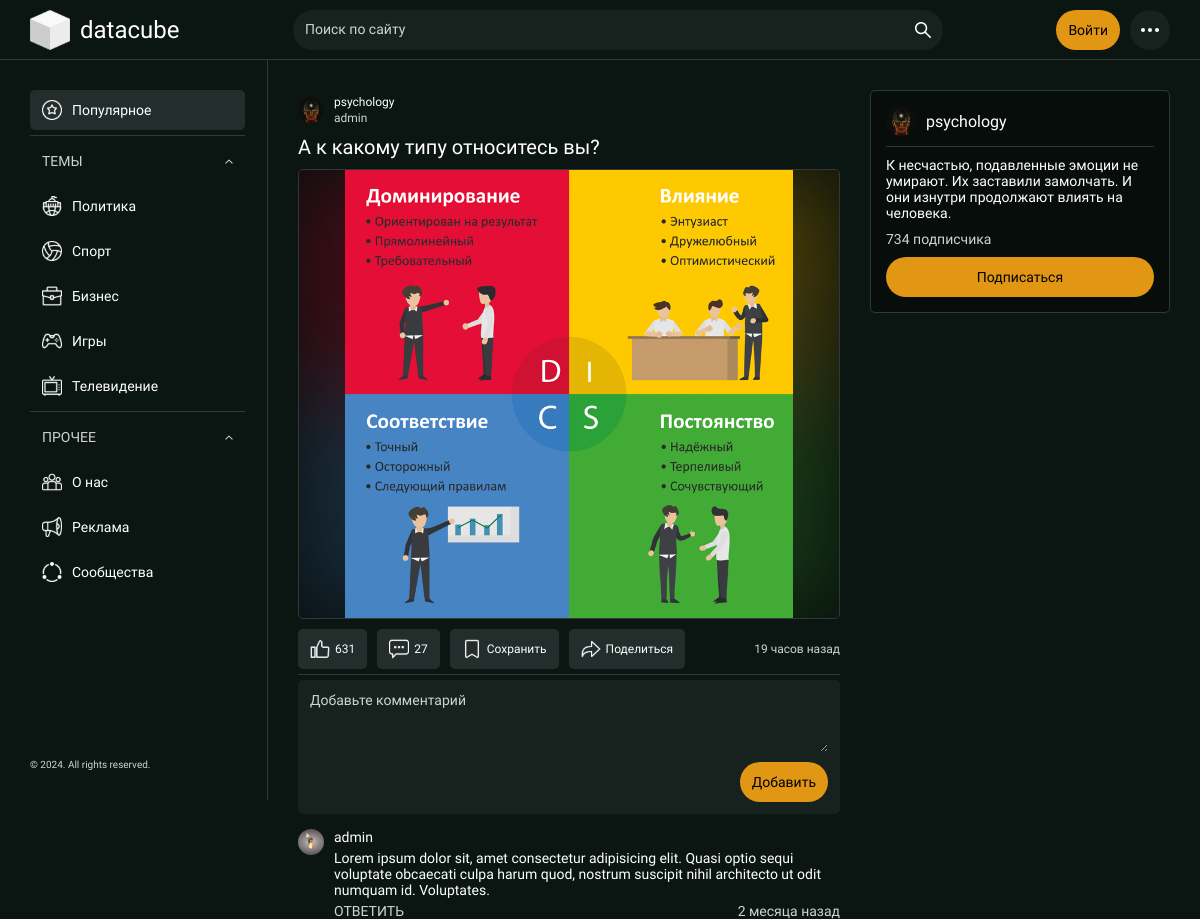
The page /post.php?id=1 on the database its author committed.
### tables this page shows
CREATE TABLE `topics` (
  `id` bigint UNSIGNED NOT NULL,
  `topic` varchar(255) DEFAULT NULL,
  `topic_image` varchar(255) DEFAULT NULL
);

CREATE TABLE `posts` (
  `id` bigint UNSIGNED NOT NULL,
  `heading` varchar(255) DEFAULT NULL,
  `text` text,
  `post_image` varchar(255) DEFAULT NULL,
  `count_likes` bigint UNSIGNED NOT NULL DEFAULT '0',
  `count_comments` bigint UNSIGNED NOT NULL DEFAULT '0',
  `created_at` timestamp NOT NULL DEFAULT CURRENT_TIMESTAMP,
  `user_id` bigint UNSIGNED NOT NULL,
  `community_id` bigint UNSIGNED NOT NULL,
  `topic_id` bigint UNSIGNED NOT NULL
);

CREATE TABLE `communities` (
  `id` bigint UNSIGNED NOT NULL,
  `community` varchar(255) DEFAULT NULL,
  `community_image` varchar(255) DEFAULT NULL,
  `description` varchar(255) DEFAULT NULL,
  `count_subscribers` bigint UNSIGNED NOT NULL DEFAULT '0',
  `topic_id` bigint UNSIGNED NOT NULL
);

CREATE TABLE `users` (
  `id` bigint UNSIGNED NOT NULL,
  `login` varchar(255) DEFAULT NULL,
  `password` varchar(255) DEFAULT NULL,
  `email` varchar(255) DEFAULT NULL,
  `created_at` timestamp NOT NULL DEFAULT CURRENT_TIMESTAMP,
  `role_id` bigint UNSIGNED NOT NULL
);

### post.php (the view, shortened to what this page needs)
<?php
   require_once "./app/components/header.php";
   $post = $link->query("SELECT `users`.*, `communities`.*, `topics`.*, `posts`.*
   FROM `posts`
      LEFT JOIN `users` ON `posts`.`user_id` = `users`.`id`
      LEFT JOIN `communities` ON `posts`.`community_id` = `communities`.`id`
      LEFT JOIN `topics` ON `posts`.`topic_id` = `topics`.`id`
      WHERE `posts`.`id` = '{$_GET['id']}'");
   $post = $post->fetch_assoc();
?>
   <main>
      <div class="main-container">
         <?php require_once "./app/components/aside.php"; ?>
         <section class="main-central">
            <div class="main-central__feedPosts">
                  <div class="main-central__postView">
                     <div class="main-central__postHeader">
                        <span href="#" class="main-central__postCommunity">
                           <img src="./assets/images/<?php echo $post['community_image']; ?>" alt="<?php echo $post['community']; ?>" class="main-central__postCommunity__icon">
                           <div class="main-central__postCommunity__authorAndCommunity">
                              <a href="./community.php?id=<?php echo $post['community_id']; ?>" class="main-central__authorAndCommunity__community"><?php echo $post['community']; ?></a>
                              <a href="./profile.php?id=<?php echo $post['user_id']; ?>" class="main-central__authorAndCommunity__author"><?php echo $post['login']; ?></a>
                           </div>
                        </span>
                     </div>
                     <div class="main-central__postText">
                        <?php echo $post['heading']; ?>
                     </div>
                     <?php if($post['text'] == NULL) { ?>
                        <div class="main-central__postImg">
                           <div class="main-central__postImg__slot">
                              <img src="./assets/images/<?php echo $post['post_image']; ?>" alt="Основное изображение" class="main-central__postImg__mainImg">
                           </div>
                        </div>
                     <?php } else { ?>
                     <div class="main-central__postTextP">
                        <?php echo $post['text']; ?>
                     </div>
                     <?php } ?>
                     <form action="#" class="main-central__postFooter">
                        <div class="main-central__postFooter__block">
                           <button class="main-central__postFooter__btn"><img src="./assets/images/inactive-like.svg" alt="Лайк" class="main-central__postFooter__btnIcon"><?php echo $post['count_likes']; ?></button>
                           <button class="main-central__postFooter__btn"><img src="./assets/images/comment.svg" alt="Комментарий" class="main-central__postFooter__btnIcon"><?php echo $post['count_comments']; ?></button>
                           <button class="main-central__postFooter__btn"><img src="./assets/images/inactive-save.svg" alt="Сохранить" class="main-central__postFooter__btnIcon">Сохранить</button>
                           <button class="main-central__postFooter__btn"><img src="./assets/images/share.svg" alt="Поделиться" class="main-central__postFooter__btnIcon">Поделиться</button>
                        </div>
                        <div class="main-central__postFooter__block main-central__postFooter__time">
                           19 часов назад
                        </div>
                     </form>
                  </div>
                  <div class="separator"></div>
                  <form action="" method="POST" class="main-central__addComments">
                        <textarea class="main-central__addComments__textarea" placeholder="Добавьте комментарий"></textarea>
                        <div class="main-central__addComments__blockButton">
                           <button class="main-central__addComments__button">Добавить</button>
                        </div>
                  </form>
                  <div class="main-central__comments">
                     <div class="main-central__comments__comment">
                        <div class="main-central__comment__block">
                           <a href="#" class="main-central__comment__user"><img src="./assets/images/Funny.jpg" alt="" class="main-central__comment__iconUser"></a>
                        </div>
                        <div class="main-central__comment__block main-central__comment__blockText">
                           <a href="#" class="main-central__comment__user">admin</a>
                           <div class="main-central__comment__text">
                              Lorem ipsum dolor sit, amet consectetur adipisicing elit. Quasi optio sequi voluptate obcaecati culpa harum quod, nostrum suscipit nihil architecto ut odit numquam id. Voluptates.
                           </div>
                           <div class="main-central__comment__feedbackAndDate">
                              <div class="main-central__comment__feedback">
                                 ОТВЕТИТЬ
                              </div>
                              <div class="main-central__comment__date">
                                 2 месяца назад
                              </div>
                           </div>
                        </div>
                     </div>
                  </div>
            </div>
         </section>
         <section class="main-right">
            <div class="main-right__block main-right__postCommunity">
               <a href="./community.php?id=<?php echo $post['community_id']; ?>" class="main-right__postCommunity__community">
                  <img src="./assets/images/<?php echo $post['community_image']; ?>" alt="<?php echo $post['community']; ?>" class="main-right__postCommunity__iconCommunity"><?php echo $post['community']; ?>
               </a>
               <div class="separator main-right__postCommunity__separator"></div>
               <?php if($post['description'] != NULL) { ?>
                  <div class="main-right__postCommunity__description">
                     <?php echo $post['description']; ?>
                  </div>
               <?php } ?>
               <div class="main-right__postCommunity__subscribers">
                  <?php echo $post['count_subscribers'] . " подписчика"; ?>
               </div>
               <form action="#">
                  <button class="main-right__postCommunity__subscribe">Подписаться</button>
               </form>
            </div>
         </section>
      </div>
   </main>
</body>
</html>

### app/components/aside.php
<?php
   $topics = $link->query("SELECT * FROM `topics`");
?>
         <aside>
            <div class="aside-block aside-main">
               <a href="#" class="aside-main__btnActive">
                  <img src="./assets/images/popular.svg" alt="Популярное" class="aside-main__icon">Популярное
               </a>
               <div class="separator"></div>
               <div class="aside-main__list" data-id="1">
                  <a href="#" class="aside-main__list__openList" data-id="1">
                     ТЕМЫ<img src="./assets/images/arrow.svg" alt="Стрелочка" class="aside-main__list__iconArrow" data-id="1">
                  </a>
                  <div class="aside-main__listHidden" data-id="1">
                     <div class="aside-main__listShow" data-id="1">
                        <?php while($topic = $topics->fetch_assoc()) { ?>
                           <a href="./index.php?topic=<?php echo $topic['id']; ?>" class="aside-main__btn">
                              <img src="./assets/images/<?php echo $topic['topic_image']; ?>.svg" alt="Популярное" class="aside-main__icon"><?php echo $topic['topic']; ?>
                           </a>
                        <?php } ?>
                     </div>
                  </div>
               </div>
               <div class="separator"></div>
               <div class="aside-main__list" data-id="2">
                  <a href="#" class="aside-main__list__openList" data-id="2">
                     ПРОЧЕЕ<img src="./assets/images/arrow.svg" alt="Стрелочка" class="aside-main__list__iconArrow" data-id="2">
                  </a>
                  <div class="aside-main__listHidden" data-id="2">
                     <div class="aside-main__listShow" data-id="2">
                        <a href="#" class="aside-main__btn">
                           <img src="./assets/images/about-us.svg" alt="Популярное" class="aside-main__icon">О нас
                        </a>
                        <a href="#" class="aside-main__btn">
                           <img src="./assets/images/advertisement.svg" alt="Популярное" class="aside-main__icon">Реклама
                        </a>
                        <a href="#" class="aside-main__btn">
                           <img src="./assets/images/communities.svg" alt="Популярное" class="aside-main__icon">Сообщества
                        </a>
                     </div>
                  </div>
               </div>
            </div>
            <div class="aside-block aside-footer">
               © 2024. All rights reserved.
            </div>
         </aside>

### rows shown on the page
topics: topic_image (picture), topic "Политика"
topics: topic_image (picture), topic "Спорт"
topics: topic_image (picture), topic "Бизнес"
topics: topic_image (picture), topic "Игры"
topics: topic_image (picture), topic "Телевидение"
posts: community.community (picture), community.community "psychology", user.login "admin", heading "А к какому типу относитесь вы?", post_image (picture), count_likes "631", count_comments "27", community.description "К несчастью, подавленные эмоции не умирают. Их заставили замолчать. И они изнутри продолжают влиять на человека.", community.count_subscribers "734"
